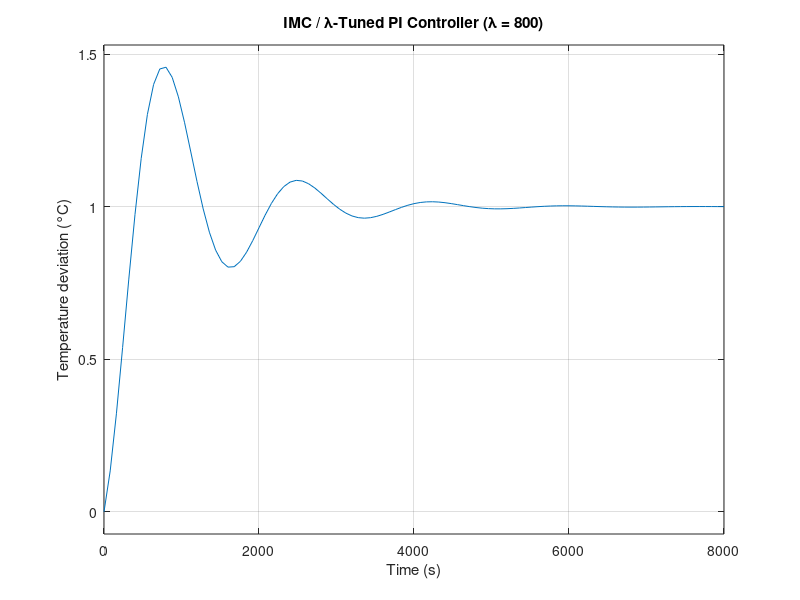

Reproduce this figure in MATLAB.
%% IMC / Lambda Tuning for Temperature Process (PI Controller)

clear; clc; close all;

%% Nominal plant (Dataset 2)
Kp_plant = 16.57;        % plant gain (°C/V)
tau = 1459.68;           % time constant (s)

G = tf(Kp_plant, [tau 1]);

%% IMC tuning parameter (lambda)
% Larger lambda  -> slower but more robust
% Smaller lambda -> faster but less robust
lambda = 800;           % try: 800, 1000, 1200

%% IMC-PI controller formulas (FOPDT, no delay)
Kp = tau / (Kp_plant * lambda);
Ki = 1 / lambda;

C_IMC = pid(Kp, Ki);

%% Closed-loop system
T_IMC = feedback(C_IMC * G, 1);

%% Step response
figure;
step(T_IMC, 8000)   % long time because thermal system is slow
grid on;
title(['IMC / \lambda-Tuned PI Controller (\lambda = ' num2str(lambda) ')']);
xlabel('Time (s)');
ylabel('Temperature deviation (°C)');

%% Display controller parameters
fprintf('\nIMC / Lambda-Tuned PI Controller:\n');
fprintf('Kp = %.6f\n', Kp);
fprintf('Ki = %.6f\n', Ki);
